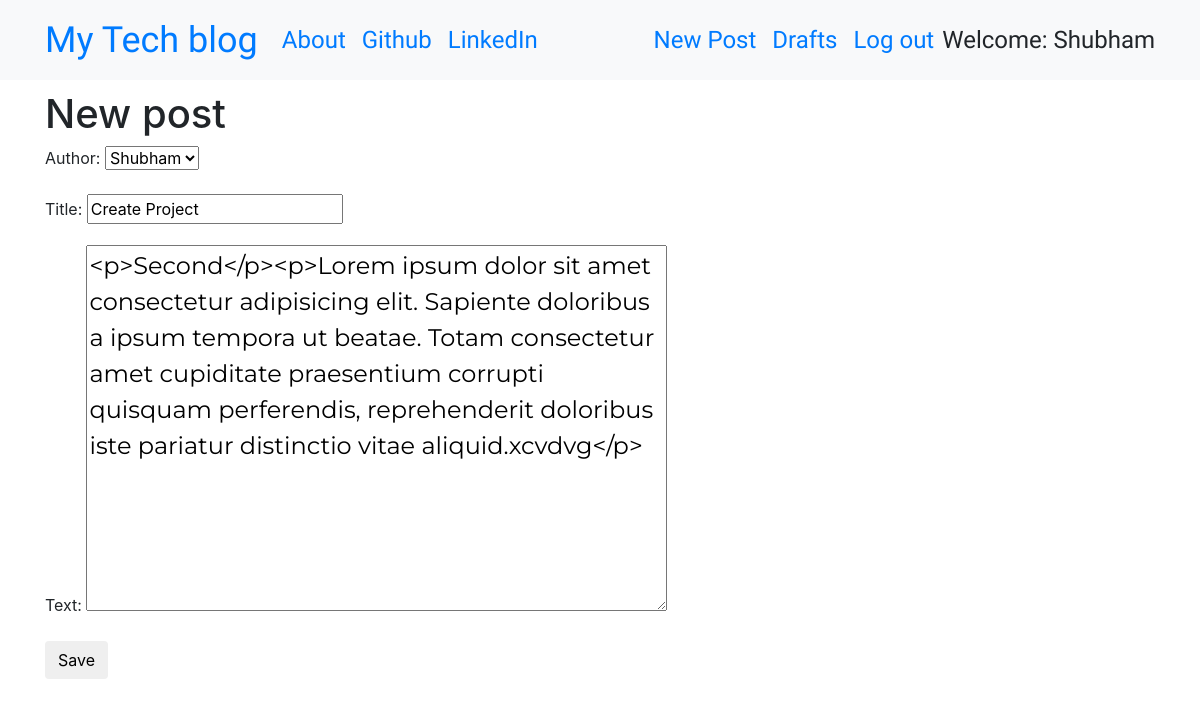
The app's page /post/4/edit/ (signed in), older data.
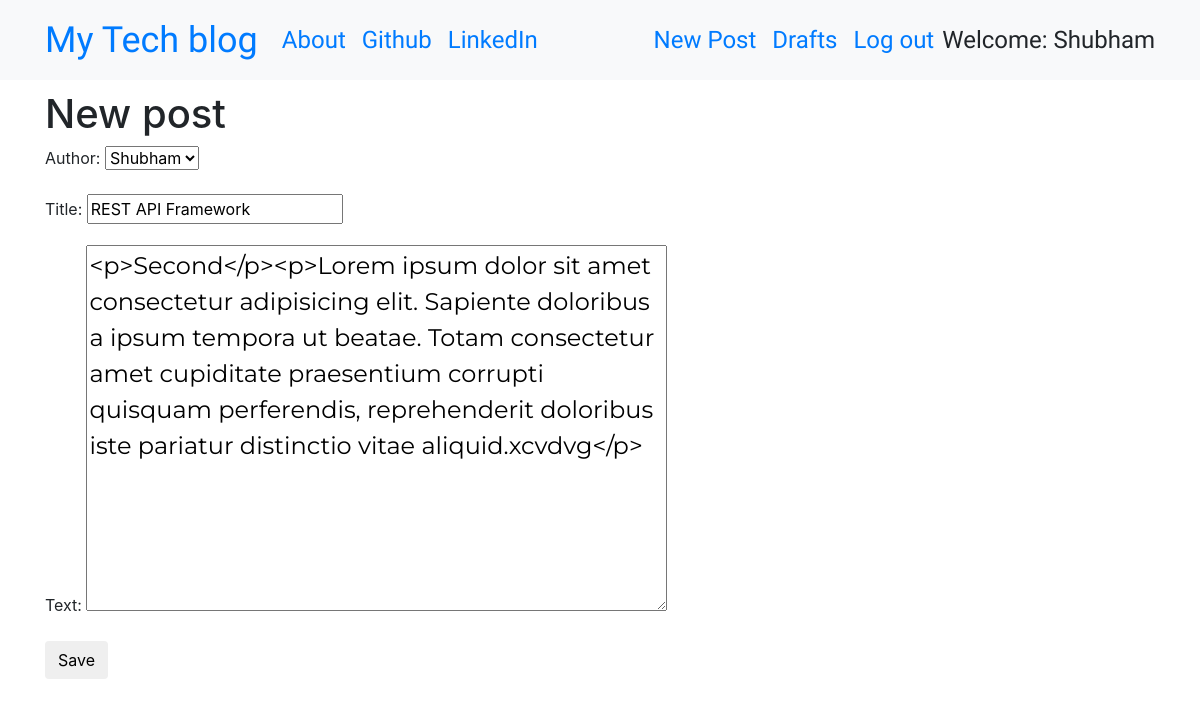
The same page, newer data.
### home/models.py (models this page shows, shortened)
class Post(models.Model):
    author = models.ForeignKey('auth.User',on_delete=models.CASCADE)
    title = models.CharField(max_length=200)
    text = models.TextField()
    created_date = models.DateTimeField(default=timezone.now)
    published_date = models.DateTimeField(blank=True, null=True)

### home/views.py (the view)
# urls.py: path('post/<int:pk>/edit/', views.PostUpdateView.as_view(), name='post_edit'),
class PostUpdateView(LoginRequiredMixin,UpdateView):
    login_url = '/login/'
    redirect_field_name = 'home/post_detail.html'
    form_class = PostForm
    model = Post

### home/forms.py
class PostForm(forms.ModelForm):
    class Meta:
        model = Post
        fields = ('author','title', 'text',)
        widgets = {
            'title': forms.TextInput(attrs={'class': 'textinputclass'}),
            'text': forms.Textarea(attrs={'class': 'editable medium-editor-textarea postcontent'}),
        }

### templates/home/post_form.html (shortened to what this page needs)
{% extends 'base/base-template.html' %}
{% block content %}
    <h1>New post</h1>
    <form method="POST" class="post-form">
    {{form.as_p}}
    <button type="submit" class="save btn btn-default">Save</button>
    </form>
{% endblock %}

Row changes from the older to the newer data that the page shows:
changed Post "Shubham": title "Create Project" → "REST API Framework"
